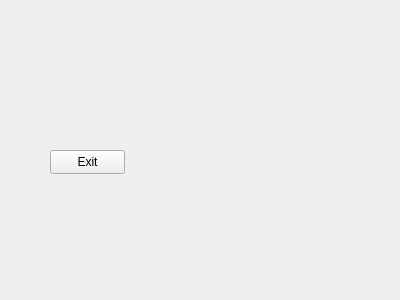
<?xml version="1.0" encoding="UTF-8"?>
<ui version="4.0">
 <class>sig</class>
 <widget class="QWidget" name="sig">
  <property name="geometry">
   <rect>
    <x>0</x>
    <y>0</y>
    <width>400</width>
    <height>300</height>
   </rect>
  </property>
  <property name="windowTitle">
   <string>Form</string>
  </property>
  <widget class="QPushButton" name="btnExit">
   <property name="geometry">
    <rect>
     <x>50</x>
     <y>150</y>
     <width>75</width>
     <height>24</height>
    </rect>
   </property>
   <property name="text">
    <string>Exit</string>
   </property>
  </widget>
 </widget>
 <resources/>
 <connections/>
</ui>
